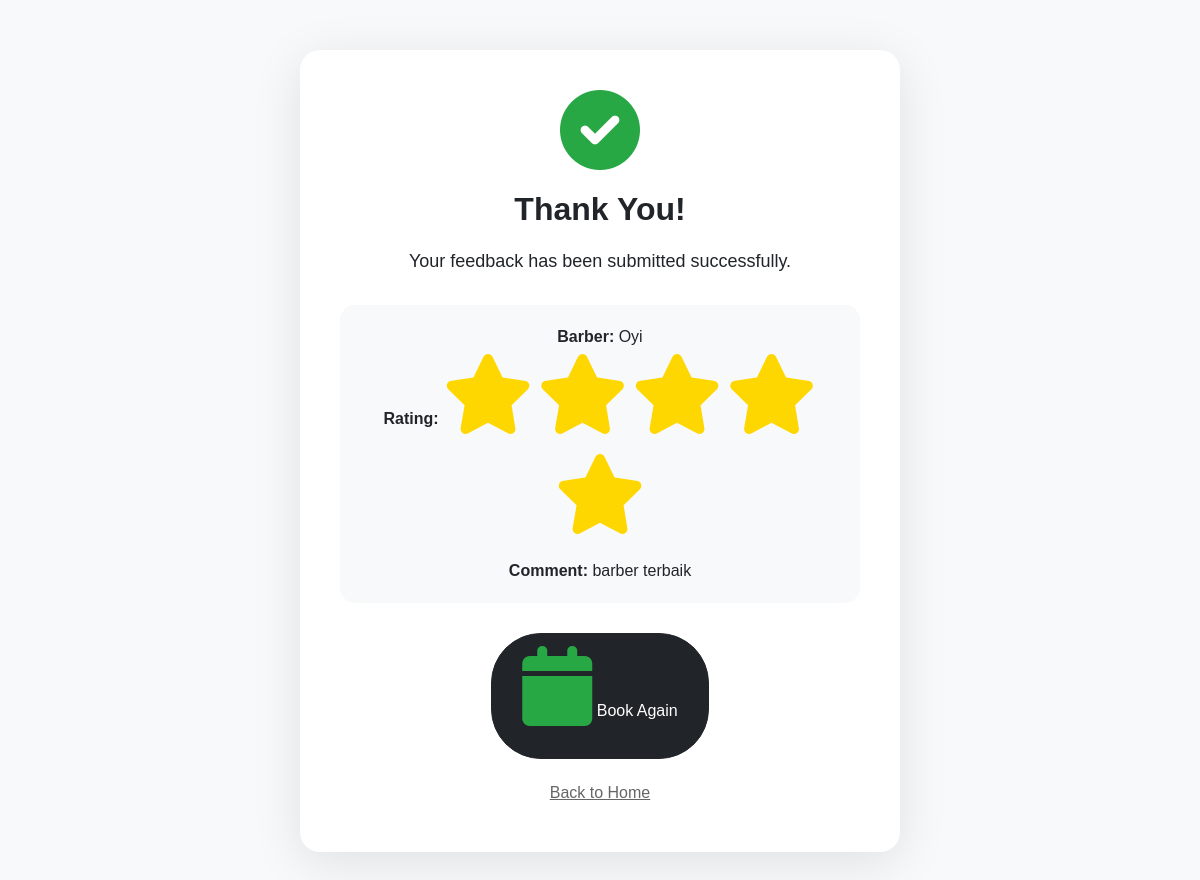
The app's page /booking/feedback/6/ with its own data.
### booking/models.py (models this page shows, shortened)
class Feedback(models.Model):
    RATING_CHOICES = [
        (1, '1 ⭐'),
        (2, '2 ⭐⭐'),
        (3, '3 ⭐⭐⭐'),
        (4, '4 ⭐⭐⭐⭐'),
        (5, '5 ⭐⭐⭐⭐⭐'),
    ]
    appointment = models.OneToOneField(Appointment, on_delete=models.CASCADE, related_name='feedback')
    barber = models.ForeignKey(Barber, on_delete=models.CASCADE, related_name='feedbacks')
    customer_name = models.CharField(max_length=100)
    rating = models.IntegerField(choices=RATING_CHOICES, default=5)
    comment = models.TextField(blank=True)
    created_at = models.DateTimeField(auto_now_add=True)

class Barber(models.Model):
    user = models.OneToOneField(User, on_delete=models.CASCADE, null=True, blank=True)
    name = models.CharField(max_length=100)
    phone = models.CharField(max_length=15)
    photo = models.ImageField(upload_to='barbers/', null=True, blank=True)
    is_active = models.BooleanField(default=True)

### booking/views.py (the view, shortened to what this page needs)
# urls.py: path('booking/feedback/<int:appointment_id>/', views.feedback_form, name='feedback_form'),
def feedback_form(request, appointment_id):
    appointment = get_object_or_404(Appointment, id=appointment_id, status='completed')
    try:
        existing_feedback = Feedback.objects.get(appointment=appointment)
        return render(request, 'booking/feedback_form.html', {
            'submitted': True,
            'feedback': existing_feedback
        })
    except Feedback.DoesNotExist:
        pass

### templates/booking/feedback_form.html (shortened to what this page needs)
<!DOCTYPE html>
<html lang="en">
<head>
    <link href="https://cdn.jsdelivr.net/npm/bootstrap@5.3.0/dist/css/bootstrap.min.css" rel="stylesheet">
    <link rel="stylesheet" href="https://cdnjs.cloudflare.com/ajax/libs/font-awesome/6.0.0/css/all.min.css">
</head>
<body>
<div class="container">
    {% if submitted %}
        <div class="feedback-card success-animation">
            <i class="fas fa-check-circle"></i>
            <h2 style="font-weight: 700; margin-bottom: 20px;">Thank You!</h2>
            <p style="font-size: 18px; margin-bottom: 30px;">Your feedback has been submitted successfully.</p>
            <div style="background: #f8f9fa; padding: 20px; border-radius: 15px; margin-bottom: 30px;">
                <p style="margin-bottom: 5px;"><strong>Barber:</strong> {{ feedback.barber.name }}</p>
                <p style="margin-bottom: 5px;"><strong>Rating:</strong>
                    {% for i in "12345"|make_list %}
                        {% if forloop.counter <= feedback.rating %}
                            <i class="fas fa-star" style="color: #ffd700;"></i>
                        {% else %}
                            <i class="far fa-star" style="color: #ffd700;"></i>
                        {% endif %}
                    {% endfor %}
                </p>
                <p style="margin-bottom: 0;"><strong>Comment:</strong> {{ feedback.comment }}</p>
            </div>
            <a href="/booking/" class="btn btn-dark" style="padding: 12px 30px; border-radius: 50px;">
                <i class="fas fa-calendar"></i> Book Again
            </a>
            <a href="/" class="btn btn-link" style="color: #666; margin-top: 15px; display: block;">
                Back to Home
            </a>
        </div>
    {% endif %}
</div>
</body>
</html>

### templates/booking/feedback_form.html (style rules this page uses)
body { font-family: 'Poppins', sans-serif; background: #f8f9fa; }
.feedback-card { background: white; border-radius: 20px; padding: 40px; box-shadow: 0 10px 50px rgba(0,0,0,0.1); max-width: 600px; margin: 50px auto; }
.success-animation { text-align: center; padding: 40px; }
.success-animation i { font-size: 80px; color: #28a745; margin-bottom: 20px; }

### records on screen
Feedback: barber.name "Oyi", rating 5 (drawn), comment "barber terbaik"
